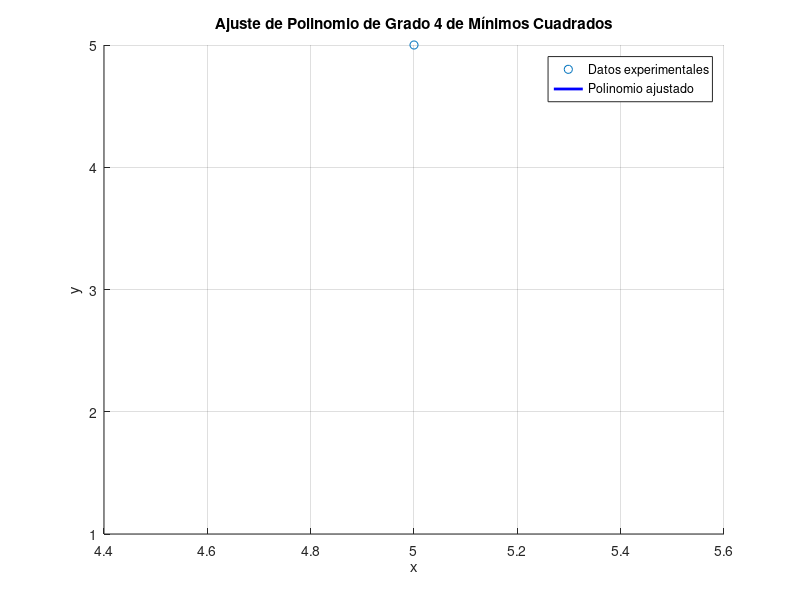

Recreate this plot in MATLAB.

%MINIMOS CUADRADOD DE UN POLINOMIO GRADO N

x = input('Ingrese el vector de Xs entre corchetes [ ]: ');
y = input('Ingrese el vector de Ys entre corchetes [ ]: ');
%x = [1 3 4 6 8 9 11 14]; % ejemplo de datos x
%y = [1 2 4 4 5 7 8 9]; % ejemplo de datos y

% Grado del polinomio
n = 4; 

% Crear la matriz X para el ajuste de polinomio de grado n
X = ones(length(x), n+1);  % Inicializar la matriz X
for i = 2:n+1
    X(:,i) = x.^(n+2-i);  % Rellenar la matriz X con las potencias de x
end

% Calcular los coeficientes utilizando mínimos cuadrados
theta = X\y';  % Resolver el sistema de ecuaciones para los coeficientes

% Los coeficientes a_n, a_(n-1), ..., a_1, a_0
fprintf('La ecuación del polinomio ajustado es: y = ');
for i = 1:n+1
    fprintf('%.4fx^%d', theta(i), n-i+1);
    if i < n+1
        fprintf(' + ');
    end
end
fprintf('\n');

% Graficar los datos y el polinomio ajustado
figure;
scatter(x, y, 'ro'); % Puntos experimentales
hold on;
x_fit = linspace(min(x), max(x), 100); % Puntos para graficar el polinomio
y_fit = 0; % Inicializamos el valor de y_fit
for i = 1:n+1
    y_fit = y_fit + theta(i) * x_fit.^(n-i+1); % Sumar los términos del polinomio
end
plot(x_fit, y_fit, 'b-', 'LineWidth', 2); % Polinomio ajustado

% Etiquetas y título
xlabel('x');
ylabel('y');
title(['Ajuste de Polinomio de Grado ', num2str(n), ' de Mínimos Cuadrados']);
legend('Datos experimentales', 'Polinomio ajustado', 'Location', 'Best');
grid on;
hold off;

% Cálculo del error cuadrático total
y_pred = 0; % Inicializamos los valores predichos
for i = 1:n+1
    y_pred = y_pred + theta(i) * x.^(n-i+1); % Sumar los términos predichos
end
error = sum((y - y_pred).^2); % Error cuadrático total

fprintf('El error cuadrático total es: %.4f\n', error);
